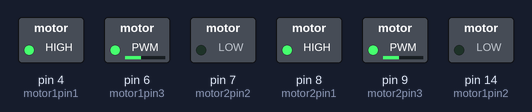
A sketch run on a simulated Arduino Uno, built with avr-gcc and run on an emulated ATmega328P. Parts: switched loads named in the sketch (green lamp = pin HIGH).

Above: at 0.05 s.
At 1.05 s:
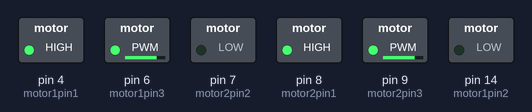
At 1.6 s:
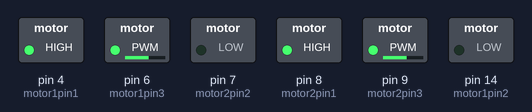
At 3.65 s:
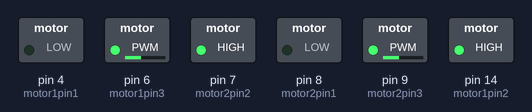
At 5.2 s:
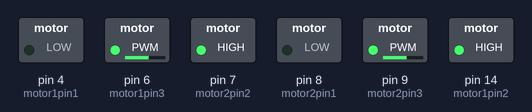
At 7.15 s:
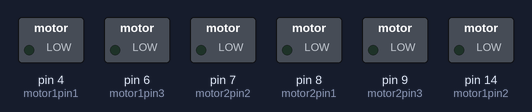
Timing chart, 0 to 9.4 s (numbered marks = the images above):
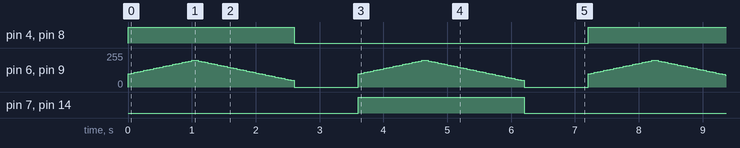

The sketch:

Motor-Driver-Smooth.ino
```cpp
int motor1pin1 = 4;
int motor1pin2 = 14;
int motor1pin3 = 6;

int motor2pin1 = 8;
int motor2pin2 = 7;
int motor2pin3 = 9;

void setup() {
  pinMode(motor1pin1, OUTPUT);
  pinMode(motor1pin2, OUTPUT);
  pinMode(motor1pin3, OUTPUT);

  pinMode(motor2pin1, OUTPUT);
  pinMode(motor2pin2, OUTPUT);
  pinMode(motor2pin3, OUTPUT);
}

void loop() {

  int stepLength = 5;
  int duration = 50;
  int stepMax = 200;

  stepUp(100, stepMax, stepLength, duration, true);
  stepDown(stepMax, 50, stepLength, duration, true);
  delay(1000);

  stepUp(100, stepMax, stepLength, duration, false);
  stepDown(stepMax, 50, stepLength, duration, false);
  delay(1000);

}

void stepUp(int stepMin, int stepMax, int stepLength, int duration, bool direction){
  for(int i = stepMin; i <= stepMax; i=i+stepLength)
    {
      speedCon(i);
      if (direction == true) forwardCon(duration);
      if (direction == false) backwardCon(duration);
    }
}

void stepDown(int stepMax, int stepMin, int stepLength, int duration, bool direction){
  for(int i = stepMax; i >= stepMin; i=i-stepLength)
    {
      speedCon(i);
      if (direction == true) forwardCon(duration);
      if (direction == false) backwardCon(duration);
    }
  stopCon();
}

void speedCon(int speed){
  analogWrite(motor1pin3, speed);
  analogWrite(motor2pin3, speed);
}

void forwardCon(int duration){
  digitalWrite(motor1pin1, HIGH);
  digitalWrite(motor1pin2, LOW);

  digitalWrite(motor2pin1, HIGH);
  digitalWrite(motor2pin2, LOW);

  delay(duration);
}

void backwardCon(int duration){
  digitalWrite(motor1pin1, LOW);
  digitalWrite(motor1pin2, HIGH);

  digitalWrite(motor2pin1, LOW);
  digitalWrite(motor2pin2, HIGH);

  delay(duration);
}

void forwardLeftCon(int duration){
  digitalWrite(motor1pin1, HIGH);
  digitalWrite(motor1pin2, LOW);

  delay(duration);
}

void forwardRightCon(int duration){
  digitalWrite(motor2pin1, HIGH);
  digitalWrite(motor2pin2, LOW);

  delay(duration);
}

void backwardLeftCon(int duration){
  digitalWrite(motor1pin1, LOW);
  digitalWrite(motor1pin2, HIGH);

  delay(duration);
}

void backwardRightCon(int duration){
  digitalWrite(motor2pin1, LOW);
  digitalWrite(motor2pin2, HIGH);

  delay(duration);
}

void stopCon(){
  digitalWrite(motor1pin1, LOW);
  digitalWrite(motor1pin2, LOW);

  digitalWrite(motor2pin1, LOW);
  digitalWrite(motor2pin2, LOW);

  speedCon(0);
}
```

Measured:
- by itself, pin 4 (motor1pin1), pin 7 (motor2pin2), pin 8 (motor2pin1), pin 14 (motor1pin2): alternates HIGH for 2.6 s and LOW for 4.6 s
